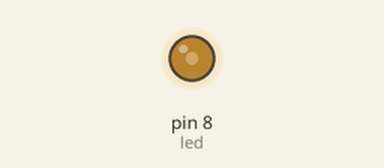
Recording of a sketch running on a simulated Arduino Uno, built with avr-gcc and run on an emulated ATmega328P. Shown: output pins drawn as LEDs (lit = HIGH).

Above: at 0.1 s.
Timing chart, 0 to 1.6 s (numbered marks = the images above):
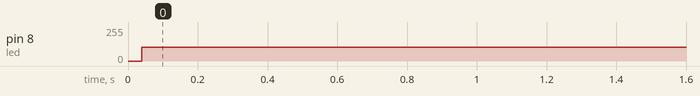

The sketch:

Led.ino
```cpp
int led = 8;  //Variable que contendrá el número del pin del led
void setup() {
  pinMode(led, OUTPUT); //Definimos el pin del led
}

void loop() {
  digitalWrite(led, HIGH);  //Encendemos el led con --> HIGH
  digitalWrite(led, LOW);   //Apagamos el led con   --> LOW
}
```

Measured:
- by itself, pin 8 (led): 0/255 → 103/255 at 0.04 s
